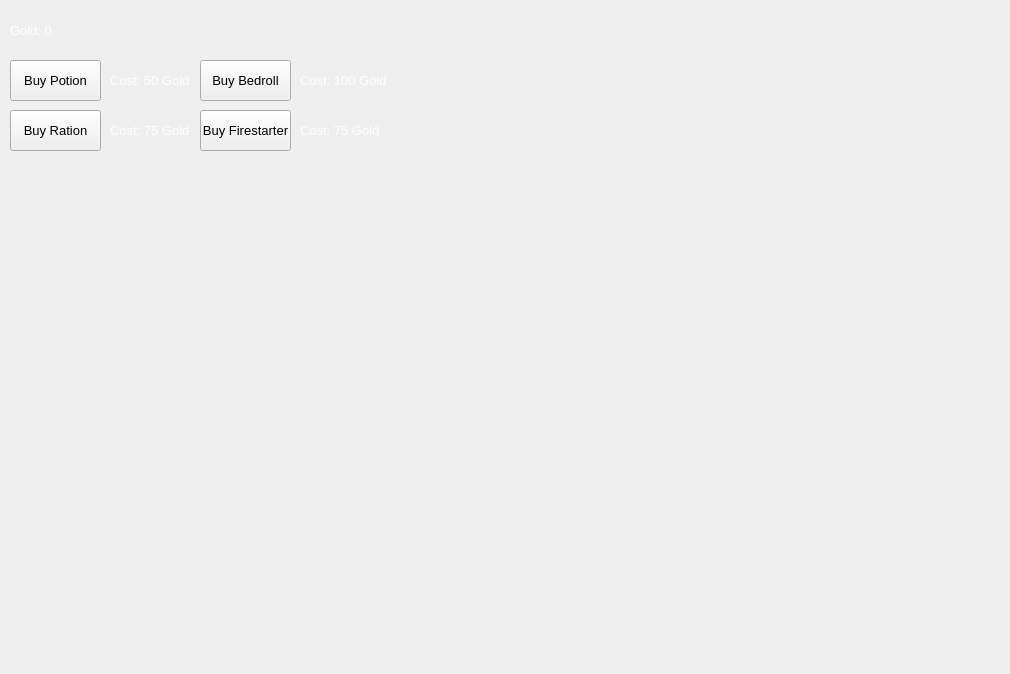
    <widget class="QWidget" name="tabActionScreen">
     <attribute name="title">
      <string>Action</string>
     </attribute>
     <widget class="QPushButton" name="btnBuyPotion">
      <property name="geometry">
       <rect>
        <x>10</x>
        <y>60</y>
        <width>91</width>
        <height>41</height>
       </rect>
      </property>
      <property name="font">
       <font>
        <pointsize>10</pointsize>
       </font>
      </property>
      <property name="text">
       <string>Buy Potion</string>
      </property>
     </widget>
     <widget class="QLabel" name="lblGoldAmount">
      <property name="geometry">
       <rect>
        <x>10</x>
        <y>10</y>
        <width>151</width>
        <height>41</height>
       </rect>
      </property>
      <property name="font">
       <font>
        <pointsize>10</pointsize>
       </font>
      </property>
      <property name="styleSheet">
       <string notr="true">color: rgb(255, 255, 255);</string>
      </property>
      <property name="text">
       <string>Gold: 0</string>
      </property>
     </widget>
     <widget class="QLabel" name="lblActionTabBG">
      <property name="geometry">
       <rect>
        <x>-60</x>
        <y>-60</y>
        <width>1001</width>
        <height>665</height>
       </rect>
      </property>
      <property name="text">
       <string/>
      </property>
     </widget>
     <widget class="QLabel" name="lblPotionCost">
      <property name="geometry">
       <rect>
        <x>110</x>
        <y>60</y>
        <width>81</width>
        <height>41</height>
       </rect>
      </property>
      <property name="font">
       <font>
        <pointsize>10</pointsize>
       </font>
      </property>
      <property name="styleSheet">
       <string notr="true">color: rgb(255, 255, 255);</string>
      </property>
      <property name="text">
       <string>Cost: 50 Gold</string>
      </property>
     </widget>
     <widget class="QLabel" name="lblRationCost">
      <property name="geometry">
       <rect>
        <x>110</x>
        <y>110</y>
        <width>81</width>
        <height>41</height>
       </rect>
      </property>
      <property name="font">
       <font>
        <pointsize>10</pointsize>
       </font>
      </property>
      <property name="styleSheet">
       <string notr="true">color: rgb(255, 255, 255);</string>
      </property>
      <property name="text">
       <string>Cost: 75 Gold</string>
      </property>
     </widget>
     <widget class="QPushButton" name="btnBuyRation">
      <property name="geometry">
       <rect>
        <x>10</x>
        <y>110</y>
        <width>91</width>
        <height>41</height>
       </rect>
      </property>
      <property name="font">
       <font>
        <pointsize>10</pointsize>
       </font>
      </property>
      <property name="text">
       <string>Buy Ration</string>
      </property>
     </widget>
     <widget class="QLabel" name="lblFirestarterCost">
      <property name="geometry">
       <rect>
        <x>300</x>
        <y>110</y>
        <width>91</width>
        <height>41</height>
       </rect>
      </property>
      <property name="font">
       <font>
        <pointsize>10</pointsize>
       </font>
      </property>
      <property name="styleSheet">
       <string notr="true">color: rgb(255, 255, 255);</string>
      </property>
      <property name="text">
       <string>Cost: 75 Gold</string>
      </property>
     </widget>
     <widget class="QPushButton" name="btnBuyFirestarterKit">
      <property name="geometry">
       <rect>
        <x>200</x>
        <y>110</y>
        <width>91</width>
        <height>41</height>
       </rect>
      </property>
      <property name="font">
       <font>
        <pointsize>10</pointsize>
       </font>
      </property>
      <property name="text">
       <string>Buy Firestarter</string>
      </property>
     </widget>
     <widget class="QPushButton" name="btnBuyBedroll">
      <property name="geometry">
       <rect>
        <x>200</x>
        <y>60</y>
        <width>91</width>
        <height>41</height>
       </rect>
      </property>
      <property name="font">
       <font>
        <pointsize>10</pointsize>
       </font>
      </property>
      <property name="text">
       <string>Buy Bedroll</string>
      </property>
     </widget>
     <widget class="QLabel" name="lblBedrollCost">
      <property name="geometry">
       <rect>
        <x>300</x>
        <y>60</y>
        <width>91</width>
        <height>41</height>
       </rect>
      </property>
      <property name="font">
       <font>
        <pointsize>10</pointsize>
       </font>
      </property>
      <property name="styleSheet">
       <string notr="true">color: rgb(255, 255, 255);</string>
      </property>
      <property name="text">
       <string>Cost: 100 Gold</string>
      </property>
     </widget>
     <zorder>lblActionTabBG</zorder>
     <zorder>btnBuyPotion</zorder>
     <zorder>lblGoldAmount</zorder>
     <zorder>lblPotionCost</zorder>
     <zorder>lblRationCost</zorder>
     <zorder>btnBuyRation</zorder>
     <zorder>lblFirestarterCost</zorder>
     <zorder>btnBuyFirestarterKit</zorder>
     <zorder>btnBuyBedroll</zorder>
     <zorder>lblBedrollCost</zorder>
    </widget>
